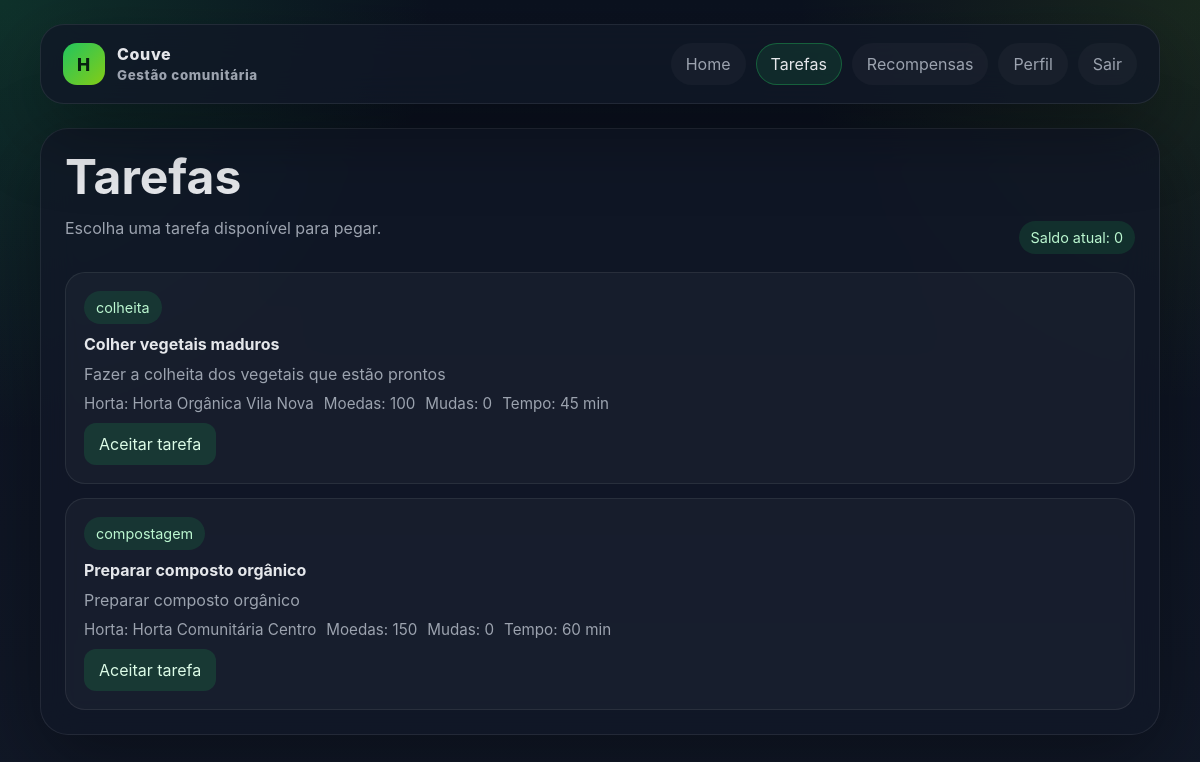
The app's page /tarefas/ (signed in) with its own data.
### app/models.py (models this page shows)
class Tarefas(models.Model):
    titulo = models.CharField(max_length=128)
    tipo = models.CharField(max_length=32)
    dificuldade = models.IntegerField()
    horta = models.CharField(max_length=128)
    descricao = models.CharField(max_length=128)
    id_perfil = models.ForeignKey(
        Perfil,
        on_delete=models.SET_NULL,
        null=True,
        blank=True,
        db_column='id_perfil'
    )
    concluido = models.BooleanField(default=False)
    data_conclusao = models.DateTimeField(null=True, blank=True)
    moedas = models.IntegerField()
    mudas = models.IntegerField()
    tempo = models.IntegerField()
    class Meta:
        db_table = 'Tarefas'

### app/views.py (the view)
# urls.py: path('tarefas/', views.tarefas_page, name='tarefas'),
@login_required(login_url="login")
def tarefas_page(request):
    perfil = get_or_create_user_profile(request.user)
    context = {
        'perfil': perfil,
        'saldo': get_profile_balance(perfil),
        'tarefas_abertas': Tarefas.objects.filter(id_perfil__isnull=True).order_by('tipo', 'titulo'),
    }
    return render(request, 'app/tarefas.html', context)

### app/views.py (called while the page is built)
def get_or_create_user_profile(user):
    if not user.is_authenticated:
        return None
    profile, _ = Perfil.objects.get_or_create(
        user=user,
        defaults={
            'nome': user.get_full_name() or user.username,
            'email': user.email or None,
        },
    )
    return profile

def get_profile_balance(perfil):
    if not perfil:
        return 0
    total_moedas = Tarefas.objects.filter(
        id_perfil=perfil,
        concluido=True,
    ).aggregate(total=Coalesce(Sum('moedas'), Value(0)))['total']
    total_gasto = PerfilRecompensas.objects.filter(
        id_perfil=perfil,
    ).aggregate(total=Coalesce(Sum('id_recompensa__preco'), Value(0)))['total']
    return total_moedas - total_gasto

### app/templates/app/tarefas.html (shortened to what this page needs)
{% extends 'app/base.html' %}
{% block content %}
<section class="panel">
    <div class="section-head">
        <div>
            <h1 class="section-title">Tarefas</h1>
            <p class="section-subtitle">Escolha uma tarefa disponível para pegar.</p>
        </div>
        <div class="pill">Saldo atual: {{ saldo }}</div>
    </div>
    <div class="list">
        {% for tarefa in tarefas_abertas %}
        <article class="list-item">
            <span class="pill">{{ tarefa.tipo }}</span>
            <strong>{{ tarefa.titulo }}</strong>
            <span class="muted">{{ tarefa.descricao }}</span>
            <div class="meta">
                <span>Horta: {{ tarefa.horta }}</span>
                <span>Moedas: {{ tarefa.moedas }}</span>
                <span>Mudas: {{ tarefa.mudas }}</span>
                <span>Tempo: {{ tarefa.tempo }} min</span>
            </div>
            <form method="post" action="{% url 'aceitar_tarefa_page' tarefa.id %}">
                <button class="button" type="submit">Aceitar tarefa</button>
            </form>
        </article>
        {% empty %}
        <div class="empty">Nenhuma tarefa aberta no momento.</div>
        {% endfor %}
    </div>
</section>
{% endblock %}

### app/templates/app/base.html (style rules this page uses)
:root { --bg: #0f172a; --panel: #111827; --panel-2: #1f2937; --text: #e5e7eb; --muted: #9ca3af; --accent: #22c55e; --accent-2: #84cc16; --border: rgba(255, 255, 255, 0.08); --shadow: 0 24px 80px rgba(0, 0, 0, 0.35); }
* { box-sizing: border-box; }
body { margin: 0; font-family: Inter, "Segoe UI", Arial, sans-serif; color: var(--text); background: radial-gradient(circle at top left, rgba(34, 197, 94, 0.18), transparent 30%), radial-gradient(circle at top right, rgba(132, 204, 22, 0.12), transparent 28%), linear-gradient(180deg, #0b1220 0%, #111827 100%); min-height: 100vh; }
.hero, .panel { margin-top: 24px; border: 1px solid var(--border); border-radius: 28px; background: rgba(17, 24, 39, 0.78); backdrop-filter: blur(18px); box-shadow: var(--shadow); }
.hero h1, .section-title { margin: 0; font-size: clamp(2rem, 4vw, 3.6rem); line-height: 1.02; }
.hero p, .section-subtitle, .muted { color: var(--muted); }
.card, .stat, .list-item { border: 1px solid var(--border); border-radius: 20px; background: rgba(255, 255, 255, 0.03); }
.panel { padding: 24px; }
.section-head { display: flex; justify-content: space-between; align-items: end; gap: 12px; margin-bottom: 18px; }
.list { display: grid; gap: 14px; }
.list-item { padding: 18px; display: grid; gap: 10px; }
.pill { display: inline-flex; align-items: center; gap: 8px; width: fit-content; padding: 8px 12px; border-radius: 999px; background: rgba(34, 197, 94, 0.14); color: #bbf7d0; font-size: 0.9rem; }
.meta { display: flex; flex-wrap: wrap; gap: 10px; color: var(--muted); font-size: 0.95rem; }
.button { display: inline-flex; align-items: center; justify-content: center; gap: 8px; padding: 10px 14px; border-radius: 12px; border: 1px solid transparent; cursor: pointer; font: inherit; background: rgba(34, 197, 94, 0.16); color: #dcfce7; }

### records on screen
Tarefas: tipo "colheita", titulo "Colher vegetais maduros", descricao "Fazer a colheita dos vegetais que estão prontos", horta "Horta Orgânica Vila Nova", moedas "100", mudas "0", tempo "45"
Tarefas: tipo "compostagem", titulo "Preparar composto orgânico", descricao "Preparar composto orgânico", horta "Horta Comunitária Centro", moedas "150", mudas "0", tempo "60"

### other values on screen
{{ saldo }} "0"
